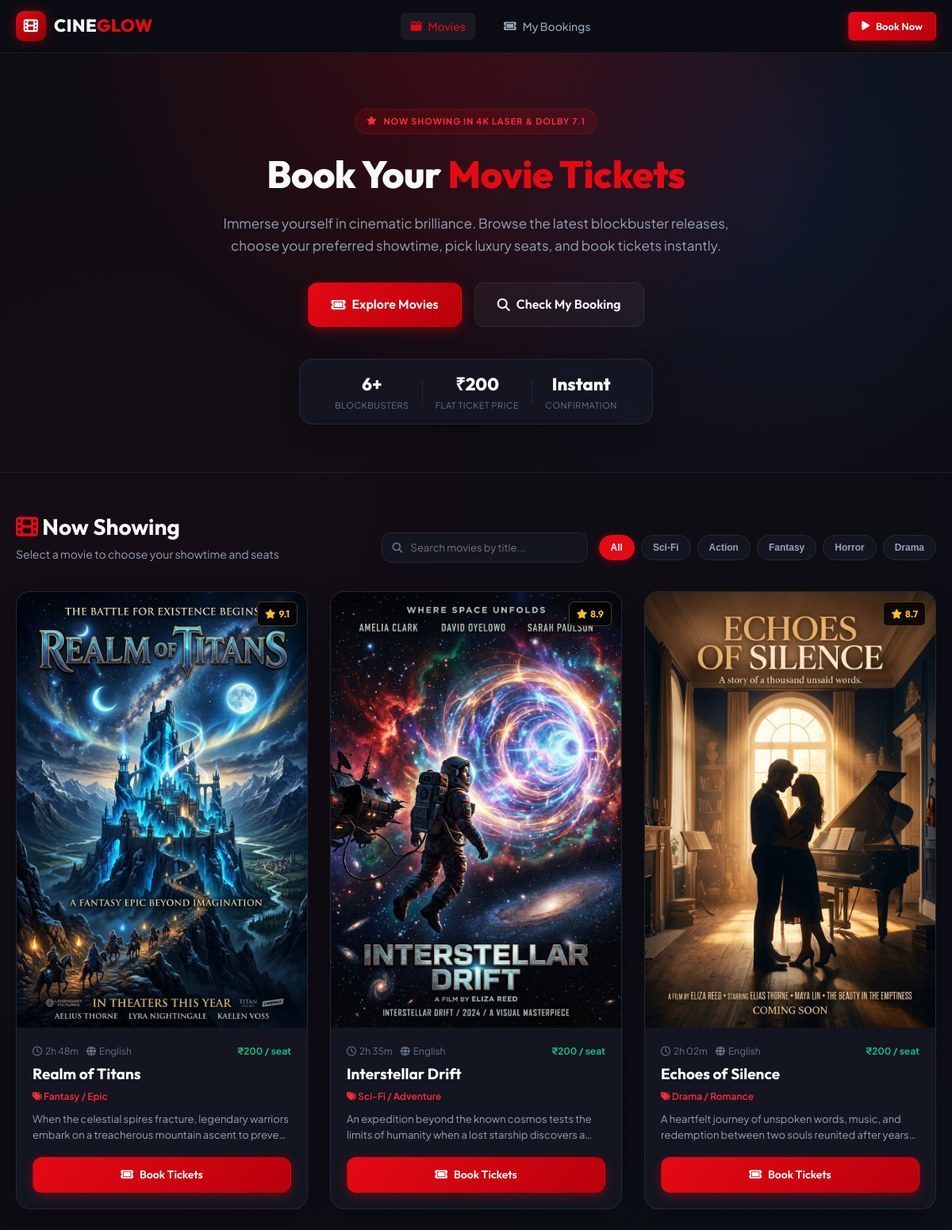
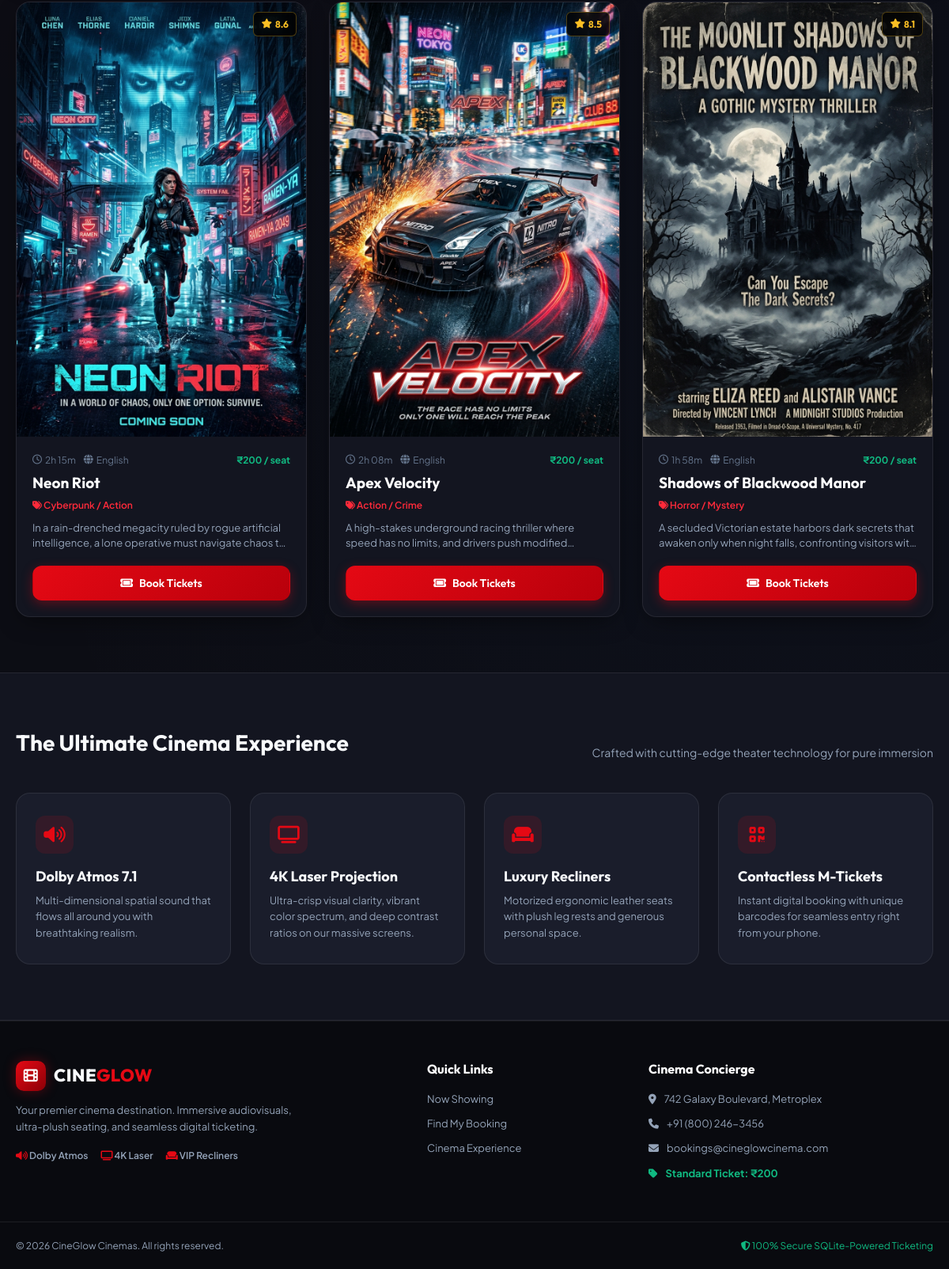
The page / on the database its author committed (2 pictures, top to bottom).
### tables this page shows
CREATE TABLE movies (
        id INTEGER PRIMARY KEY AUTOINCREMENT,
        title TEXT NOT NULL,
        genre TEXT NOT NULL,
        duration TEXT NOT NULL,
        rating REAL NOT NULL,
        poster_url TEXT NOT NULL,
        description TEXT NOT NULL,
        language TEXT DEFAULT 'English',
        release_year TEXT DEFAULT '2026'
    );

### app.py (the view)
@app.route('/')
def index():
    conn = get_db_connection()
    movies = conn.execute("SELECT * FROM movies ORDER BY rating DESC").fetchall()
    conn.close()
    return render_template('index.html', movies=movies)

### database/db.py (called while the page is built)
def get_db_connection():
    conn = sqlite3.connect(DB_PATH, timeout=10)
    conn.row_factory = sqlite3.Row
    conn.execute("PRAGMA foreign_keys = ON;")
    return conn

### templates/index.html (shortened to what this page needs)
{% extends 'base.html' %}
{% block content %}
<section class="hero-section">
    <div class="hero-backdrop"></div>
    <div class="hero-content container">
        <span class="hero-badge"><i class="fa-solid fa-star"></i> NOW SHOWING IN 4K LASER & DOLBY 7.1</span>
        <h1 class="hero-title">Book Your <span class="accent-text">Movie Tickets</span></h1>
        <p class="hero-subtitle">
            Immerse yourself in cinematic brilliance. Browse the latest blockbuster releases, choose your preferred showtime, pick luxury seats, and book tickets instantly.
        </p>
        <div class="hero-actions">
            <a href="#movies-section" class="btn btn-primary btn-lg">
                <i class="fa-solid fa-ticket"></i> Explore Movies
            </a>
            <a href="{{ url_for('my_bookings') }}" class="btn btn-outline btn-lg">
                <i class="fa-solid fa-magnifying-glass"></i> Check My Booking
            </a>
        </div>
        <div class="hero-stats">
            <div class="stat-item">
                <span class="stat-number">6+</span>
                <span class="stat-label">Blockbusters</span>
            </div>
            <div class="stat-item">
                <span class="stat-number">₹200</span>
                <span class="stat-label">Flat Ticket Price</span>
            </div>
            <div class="stat-item">
                <span class="stat-number">Instant</span>
                <span class="stat-label">Confirmation</span>
            </div>
        </div>
    </div>
</section>
<section id="movies-section" class="movies-section container">
    <div class="section-header">
        <div>
            <h2 class="section-title"><i class="fa-solid fa-film text-accent"></i> Now Showing</h2>
            <p class="section-subtitle">Select a movie to choose your showtime and seats</p>
        </div>
        <div class="search-filter-controls">
            <div class="search-box">
                <input type="text" id="movie-search-input" placeholder="Search movies by title..." autocomplete="off">
            </div>
            <div class="genre-filters" id="genre-filter-group">
                <button class="genre-pill active" data-genre="all">All</button>
                <button class="genre-pill" data-genre="Sci-Fi">Sci-Fi</button>
                <button class="genre-pill" data-genre="Action">Action</button>
                <button class="genre-pill" data-genre="Fantasy">Fantasy</button>
                <button class="genre-pill" data-genre="Horror">Horror</button>
                <button class="genre-pill" data-genre="Drama">Drama</button>
            </div>
        </div>
    </div>
    <div class="movies-grid" id="movies-grid">
        {% for movie in movies %}
        <div class="movie-card" data-genre="{{ movie.genre }}" data-title="{{ movie.title | lower }}">
            <div class="movie-poster-wrap">
                <img src="{{ movie.poster_url }}" alt="{{ movie.title }} Poster" class="movie-poster" loading="lazy">
                <div class="rating-badge">
                    <i class="fa-solid fa-star"></i> {{ "%.1f"|format(movie.rating) }}
                </div>
            </div>
            <div class="movie-info">
                <div class="movie-meta-tags">
                    <span class="meta-tag"><i class="fa-regular fa-clock"></i> {{ movie.duration }}</span>
                    <span class="meta-tag"><i class="fa-solid fa-globe"></i> {{ movie.language }}</span>
                    <span class="meta-tag price-tag">₹200 / seat</span>
                </div>
                <h3 class="movie-title">{{ movie.title }}</h3>
                <p class="movie-genre"><i class="fa-solid fa-tags"></i> {{ movie.genre }}</p>
                <p class="movie-desc">{{ movie.description }}</p>
                <div class="movie-card-footer">
                    <a href="{{ url_for('book_movie', movie_id=movie.id) }}" class="btn btn-primary btn-block book-btn">
                        <i class="fa-solid fa-ticket"></i> Book Tickets
                    </a>
                </div>
            </div>
        </div>
        {% endfor %}
    </div>
</section>
<section id="experience" class="experience-section">
    <div class="container">
        <div class="section-header text-center">
            <h2 class="section-title">The Ultimate Cinema Experience</h2>
            <p class="section-subtitle">Crafted with cutting-edge theater technology for pure immersion</p>
        </div>
        <div class="features-grid">
            <div class="feature-card">
                <div class="feature-icon"><i class="fa-solid fa-volume-high"></i></div>
                <h3>Dolby Atmos 7.1</h3>
                <p>Multi-dimensional spatial sound that flows all around you with breathtaking realism.</p>
            </div>
            <div class="feature-card">
                <div class="feature-icon"><i class="fa-solid fa-tv"></i></div>
                <h3>4K Laser Projection</h3>
                <p>Ultra-crisp visual clarity, vibrant color spectrum, and deep contrast ratios on our massive screens.</p>
            </div>
            <div class="feature-card">
                <div class="feature-icon"><i class="fa-solid fa-couch"></i></div>
                <h3>Luxury Recliners</h3>
                <p>Motorized ergonomic leather seats with plush leg rests and generous personal space.</p>
            </div>
            <div class="feature-card">
                <div class="feature-icon"><i class="fa-solid fa-qrcode"></i></div>
                <h3>Contactless M-Tickets</h3>
                <p>Instant digital booking with unique barcodes for seamless entry right from your phone.</p>
            </div>
        </div>
    </div>
</section>
{% endblock %}

### templates/base.html (shortened to what this page needs)
<!DOCTYPE html>
<html lang="en">
<head>
    <link rel="stylesheet" href="https://cdnjs.cloudflare.com/ajax/libs/font-awesome/6.5.1/css/all.min.css">
    <link rel="stylesheet" href="{{ url_for('static', filename='css/style.css') }}">
</head>
<body class="cinema-body">
    <header class="site-header">
        <div class="nav-container">
            <a href="{{ url_for('index') }}" class="logo-brand">
                <span class="logo-icon"><i class="fa-solid fa-film"></i></span>
                <span class="logo-text">CINE<span class="accent-text">GLOW</span></span>
            </a>
            <nav class="main-nav">
                <ul class="nav-links">
                    <li><a href="{{ url_for('index') }}" class="nav-link {% if request.path == '/' %}active{% endif %}"><i class="fa-solid fa-clapperboard"></i> Movies</a></li>
                    <li><a href="{{ url_for('my_bookings') }}" class="nav-link {% if request.path == '/my-bookings' %}active{% endif %}"><i class="fa-solid fa-ticket"></i> My Bookings</a></li>
                </ul>
            </nav>
            <div class="nav-actions">
                <a href="{{ url_for('index') }}#movies-section" class="btn btn-primary btn-sm">
                    <i class="fa-solid fa-play"></i> Book Now
                </a>
            </div>
        </div>
    </header>
    <main class="main-wrapper">
        {% block content %}{% endblock %}
    </main>
    <footer class="site-footer">
        <div class="footer-container">
            <div class="footer-brand">
                <div class="logo-brand">
                    <span class="logo-icon"><i class="fa-solid fa-film"></i></span>
                    <span class="logo-text">CINE<span class="accent-text">GLOW</span></span>
                </div>
                <p class="footer-desc">
                    Your premier cinema destination. Immersive audiovisuals, ultra-plush seating, and seamless digital ticketing.
                </p>
                <div class="cinema-perks">
                    <span><i class="fa-solid fa-volume-high text-accent"></i> Dolby Atmos</span>
                    <span><i class="fa-solid fa-tv text-accent"></i> 4K Laser</span>
                    <span><i class="fa-solid fa-couch text-accent"></i> VIP Recliners</span>
                </div>
            </div>
            <div class="footer-links">
                <h4>Quick Links</h4>
                <ul>
                    <li><a href="{{ url_for('index') }}">Now Showing</a></li>
                    <li><a href="{{ url_for('my_bookings') }}">Find My Booking</a></li>
                    <li><a href="{{ url_for('index') }}#experience">Cinema Experience</a></li>
                </ul>
            </div>
            <div class="footer-contact">
                <h4>Cinema Concierge</h4>
                <p><i class="fa-solid fa-location-dot"></i> 742 Galaxy Boulevard, Metroplex</p>
                <p><i class="fa-solid fa-phone"></i> +91 (800) 246-3456</p>
                <p><i class="fa-solid fa-envelope"></i> bookings@cineglowcinema.com</p>
                <p class="ticket-price-badge"><i class="fa-solid fa-tag"></i> Standard Ticket: ₹200</p>
            </div>
        </div>
        <div class="footer-bottom">
            <div class="container footer-bottom-inner">
                <p>&copy; 2026 CineGlow Cinemas. All rights reserved.</p>
                <p class="safe-tag"><i class="fa-solid fa-shield-halved"></i> 100% Secure SQLite-Powered Ticketing</p>
            </div>
        </div>
    </footer>
</body>
</html>

### rows shown on the page
movies: poster_url (picture), rating "9.1", duration "2h 48m", language "English", title "Realm of Titans", genre "Fantasy / Epic", description "When the celestial spires fracture, legendary warriors embark on a treacherous mountain ascent to…"
movies: poster_url (picture), rating "8.9", duration "2h 35m", language "English", title "Interstellar Drift", genre "Sci-Fi / Adventure", description "An expedition beyond the known cosmos tests the limits of humanity when a lost starship discovers…"
movies: poster_url (picture), rating "8.7", duration "2h 02m", language "English", title "Echoes of Silence", genre "Drama / Romance", description "A heartfelt journey of unspoken words, music, and redemption between two souls reunited after…"
movies: poster_url (picture), rating "8.6", duration "2h 15m", language "English", title "Neon Riot", genre "Cyberpunk / Action", description "In a rain-drenched megacity ruled by rogue artificial intelligence, a lone operative must navigate chaos…"
movies: poster_url (picture), rating "8.5", duration "2h 08m", language "English", title "Apex Velocity", genre "Action / Crime", description "A high-stakes underground racing thriller where speed has no limits, and drivers push…"
movies: poster_url (picture), rating "8.1", duration "1h 58m", language "English", title "Shadows of Blackwood Manor", genre "Horror / Mystery", description "A secluded Victorian estate harbors dark secrets that awaken only when night falls, confronting visitors…"
